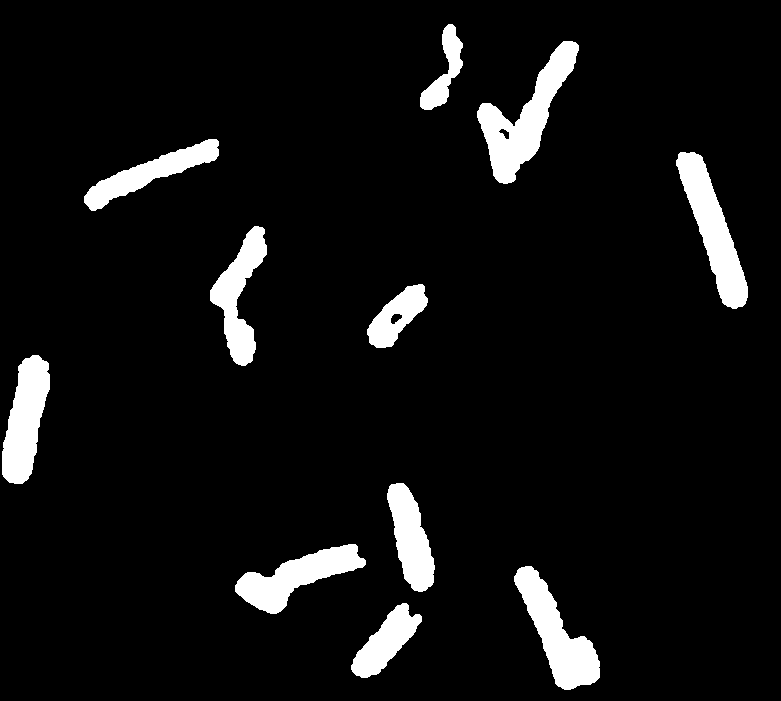
#> input picture week_6/bacteria.png, 781 x 701 px
$ python demo1.py
#> lines starting #> are read from the running program, lines starting #| are printed output that depends on the picture; after the words box and inside, x2 and y2 are one past the last pixel; in counts of white or black regions, pixels touching at a corner belong together
import argparse
import cv2
import matplotlib.pyplot as plt


def main():
    parser = argparse.ArgumentParser()
    parser.add_argument("--url", type=str, default="bacteria.png", help="Path to input image")
    args = parser.parse_args()

    url = args.url
    img = cv2.imread(url, cv2.IMREAD_GRAYSCALE)
#> img: shape (701, 781); 6.7% white; 11 white regions, largest, box (x1, y1, x2, y2) and area: (477, 41, 579, 184) 5078, (676, 152, 748, 309) 4453, (514, 566, 600, 690) 4363
    _, binary = cv2.threshold(img, 127, 255, cv2.THRESH_BINARY)

    kernel3 = cv2.getStructuringElement(cv2.MORPH_RECT, (3, 3))
    kernel7 = cv2.getStructuringElement(cv2.MORPH_RECT, (7, 7))

    dilate3 = cv2.dilate(binary, kernel3, iterations=1)
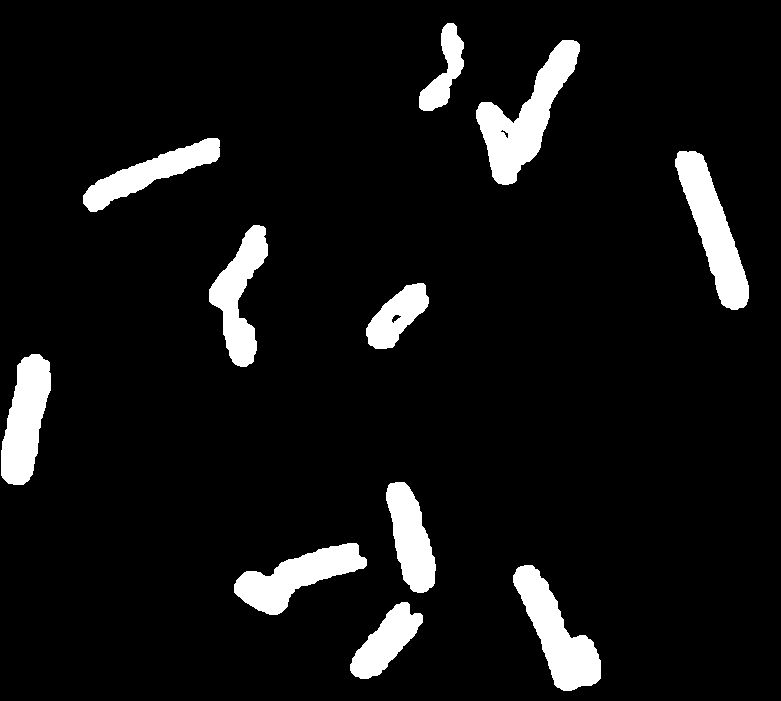
#> dilate3: shape (701, 781); 7.5% white; 11 white regions, largest, box (x1, y1, x2, y2) and area: (476, 40, 580, 185) 5657, (675, 151, 749, 310) 4917, (513, 565, 601, 691) 4798
    dilate7 = cv2.dilate(binary, kernel7, iterations=1)
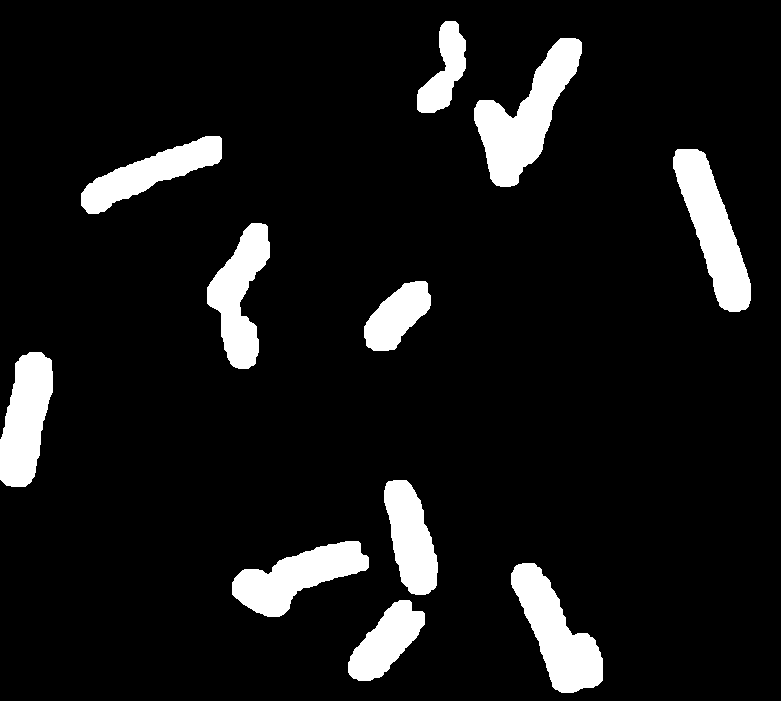
#> dilate7: shape (701, 781); 9.1% white; 11 white regions, largest, box (x1, y1, x2, y2) and area: (474, 38, 582, 187) 6768, (673, 149, 751, 312) 5867, (511, 563, 603, 693) 5680

    plt.subplot(1,3,1)
    plt.imshow(binary, cmap="gray")
    plt.title("Original")
    plt.axis("off")

    plt.subplot(1,3,2)
    plt.imshow(dilate3, cmap="gray")
    plt.title("Dilation 3x3")
    plt.axis("off")

    plt.subplot(1,3,3)
    plt.imshow(dilate7, cmap="gray")
    plt.title("Dilation 7x7")
    plt.axis("off")


    plt.tight_layout()
    plt.show()
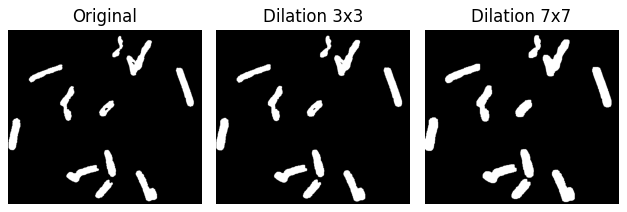
#> figure drawn by matplotlib, 3 panels


if __name__ == "__main__":
  main()

$ run again, with week_6/cliparts.png copied over week_6/bacteria.png
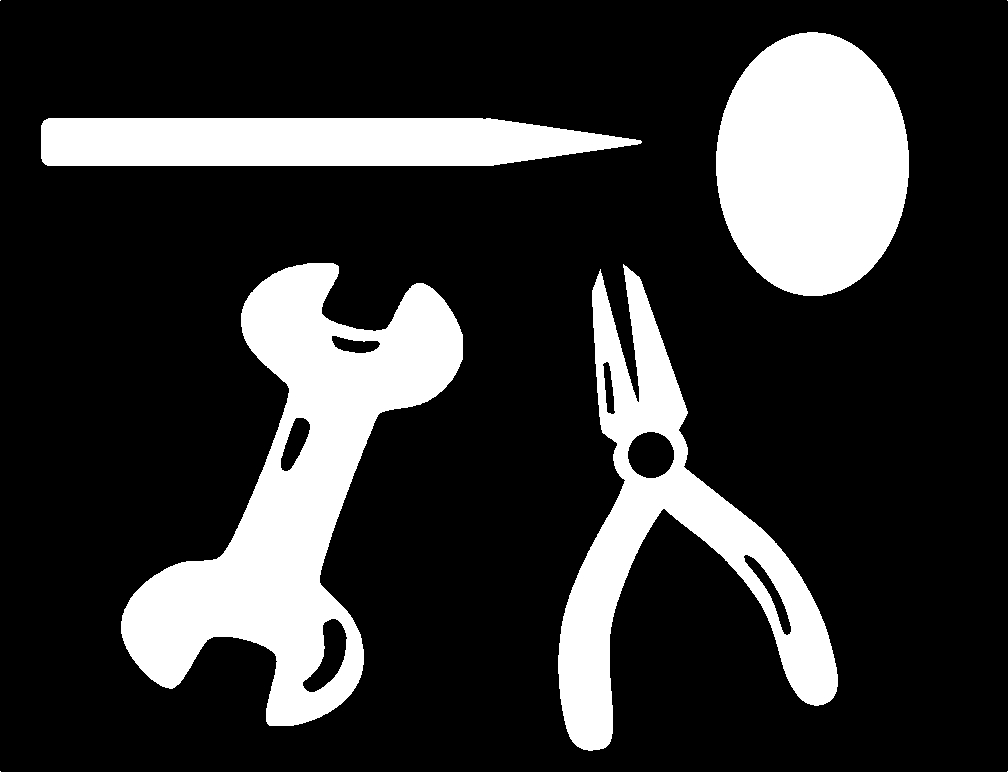
#> input picture week_6/cliparts.png, 1008 x 772 px
#> img: shape (772, 1008); 20.6% white; 8 white regions (4 under 20 px), largest, box (x1, y1, x2, y2) and area: (121, 263, 463, 726) 58945, (716, 32, 909, 296) 39998, (558, 264, 838, 751) 36254, (41, 118, 642, 166) 25407
#> dilate3: shape (772, 1008); 21.6% white; 8 white regions (4 under 20 px), largest, box (x1, y1, x2, y2) and area: (120, 262, 464, 727) 61520, (715, 31, 910, 297) 40916, (557, 263, 839, 752) 39141, (40, 117, 643, 167) 26711
#> in main, `dilate7 = cv2.dilate(binary, kernel7, iterations=1)`:
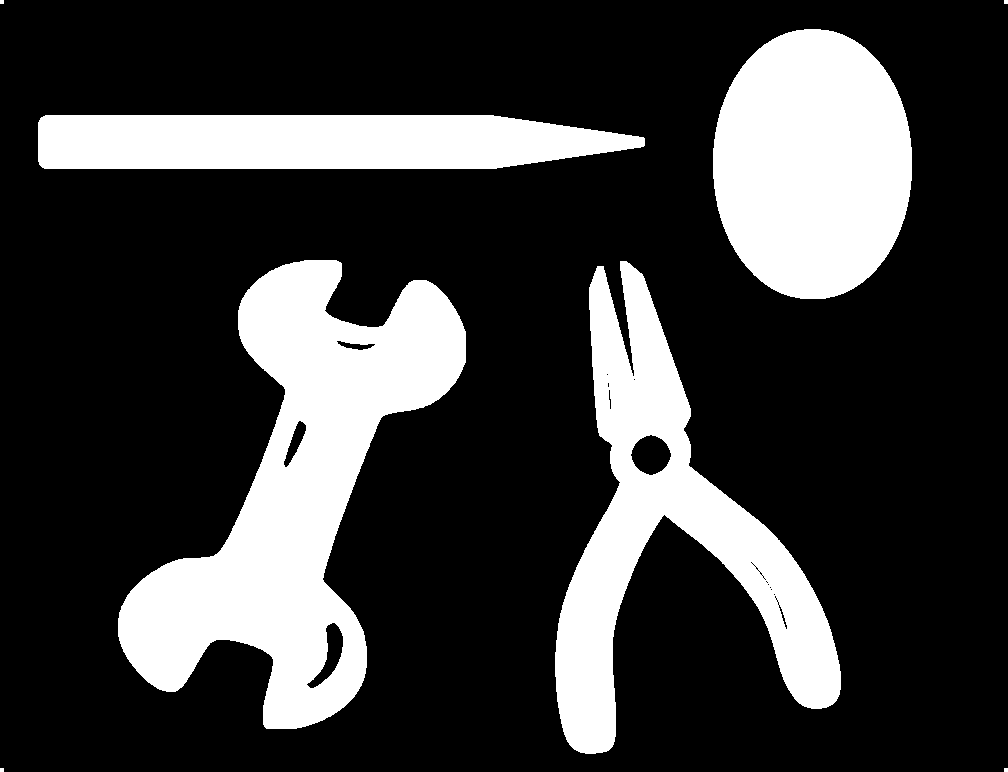
#> dilate7: shape (772, 1008); 23.6% white; 8 white regions (4 under 20 px), largest, box (x1, y1, x2, y2) and area: (118, 260, 466, 729) 66599, (555, 261, 841, 754) 44778, (713, 29, 912, 299) 42776, (38, 115, 645, 169) 29340
#> in main, `plt.show()`:
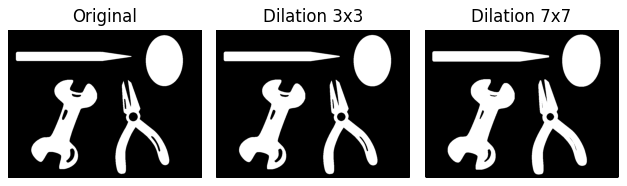
#> figure drawn by matplotlib, 3 panels
